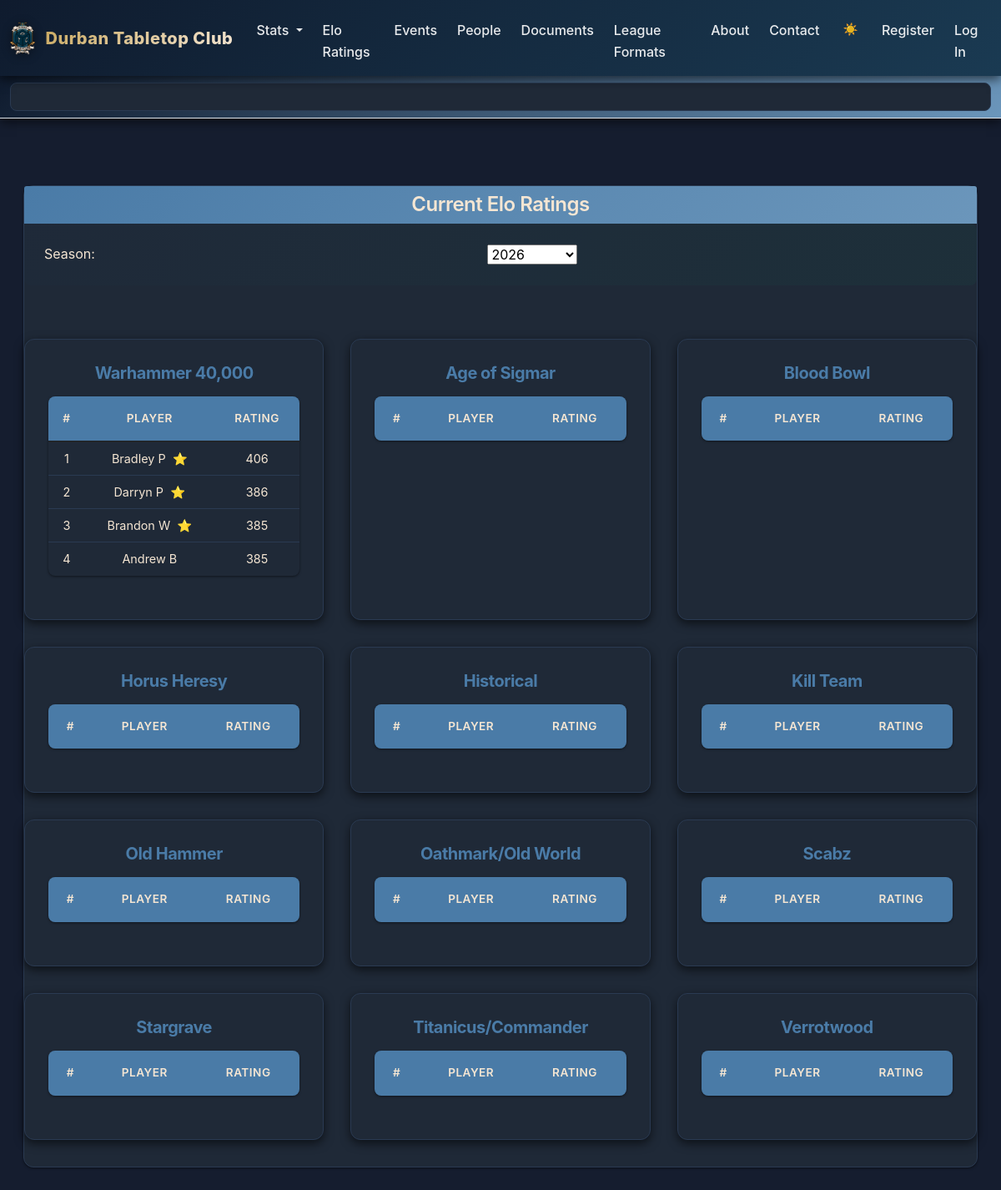
The app's page /elo_ratings, older data.
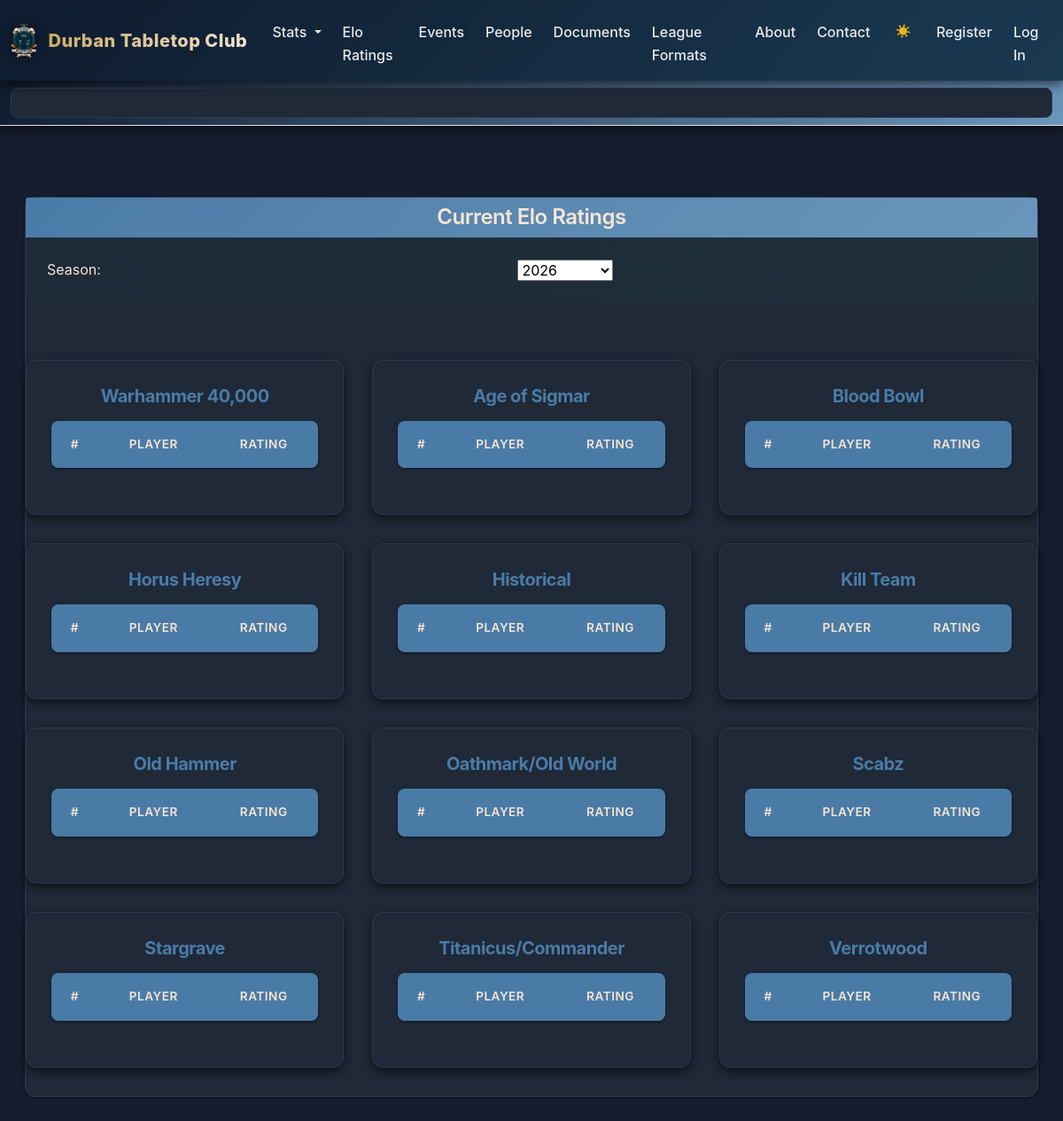
The same page, newer data.
### tables this page shows
CREATE TABLE systems (
    system_id          INTEGER PRIMARY KEY,
    "system_code"               TEXT NOT NULL UNIQUE,    -- e.g., 'AOS', '40K', 'BB', 'KT', 'TC', 'VW', 'SCABZ', 'SG', 'OLD', 'HH', 'OW', 'HIST'
    "system_name"               TEXT NOT NULL,
    category           TEXT NOT NULL CHECK (category IN ('AOS','40k','skirmish','mass_battle'))
);

CREATE TABLE ratings (
    player_id INTEGER NOT NULL,
    season_id INTEGER NOT NULL,
    system_id INTEGER NOT NULL,
    current_rating INTEGER NOT NULL, last_updated TEXT,
    PRIMARY KEY (player_id, season_id, system_id),
    FOREIGN KEY (player_id) REFERENCES users(user_id),
    FOREIGN KEY (season_id) REFERENCES seasons(season_id),
    FOREIGN KEY (system_id) REFERENCES systems(system_id)
);

CREATE TABLE users (
    user_id        INTEGER PRIMARY KEY,
    email          TEXT NOT NULL UNIQUE,
    "user_name"   TEXT NOT NULL,
    password_hash  TEXT NOT NULL,
    is_active      INTEGER NOT NULL DEFAULT 1,
    created_at     TEXT NOT NULL DEFAULT (datetime('now'))
, "full_name" TEXT NOT NULL, is_provisional INTEGER DEFAULT 0);

### routes/main.py (the view, shortened to what this page needs)
@main_bp.route("/elo_ratings", methods=["GET", "POST"])
def elo_ratings():
    try:
        with sqlite3.connect('GPTLeague.db') as connection:
            connection.row_factory = sqlite3.Row
            cursor = connection.cursor()
            latest_year_row = cursor.execute("SELECT MAX(year) AS latest_year FROM seasons").fetchone()
            latest_year = latest_year_row["latest_year"] if latest_year_row else CURRENT_YEAR()
            if request.method == "POST":
                selected_year = request.form.get("year")
                if selected_year and selected_year.isnumeric():
                    selected_year = int(selected_year)
            else:
                selected_year = latest_year
            user_stats = None
            systems_list = cursor.execute("""
                SELECT system_id, system_code, system_name
                FROM systems
                ORDER BY system_name
            """).fetchall()
            system_tables = {}
            for sys in systems_list:
                rows = cursor.execute("""
                    SELECT
                        u.user_id AS id,
                        u.full_name,
                        r.current_rating AS rating,
                        s.year,
                        s.name AS season_name,
                        COALESCE(sm.is_active, 0) AS system_member,
                        COALESCE(cm.is_member, 0) AS club_member
                    FROM users u
                    JOIN ratings r ON u.user_id = r.player_id
                    JOIN seasons s ON r.season_id = s.season_id
                    LEFT JOIN system_memberships sm
                        ON sm.user_id = r.player_id AND sm.system_id = r.system_id
                    LEFT JOIN club_memberships cm
                        ON cm.user_id = u.user_id AND cm.season_id = s.season_id
                    WHERE s.year = ? AND r.system_id = ? AND sm.is_active = 1
                    ORDER BY r.current_rating DESC
                """, (selected_year, sys["system_id"])).fetchall()
                users = [dict(row) for row in rows]
                for user in users:
                    user["rating"] = round(user["rating"]) if user["rating"] else 400
                    user["system_member"] = bool(user["system_member"])
                    user["club_member"] = bool(user["club_member"])
                system_tables[sys["system_code"]] = {
                    "system_name": sys["system_name"],
                    "users": users
                }
            system_tables_sorted = dict(
                sorted(system_tables.items(), key=lambda item: item[0])
            )
            years_seasons = all_seasons()
            return render_template(
                "elo_ratings.html",
                system_tables=system_tables_sorted,
                years=years_seasons,
                selected_year=selected_year,
                user_stats=user_stats
            )
    except Exception as e:
        logger.error(f"Error in elo_ratings: {str(e)}")
        return apology("An error occurred", 400)

### helpers.py (called while the page is built)
def all_seasons():
    try:
        with sqlite3.connect('GPTLeague.db') as connection:
            connection.row_factory = sqlite3.Row
            cursor = connection.cursor()
            return cursor.execute(
                "SELECT year FROM seasons WHERE status IN ('active','archived') ORDER BY year DESC"
            ).fetchall()
    except Exception as e:
        logger.error(f"Database error in all_seasons: {str(e)}")
        return []

### server.py (called while the page is built, shortened)
def inject_systems():
    with sqlite3.connect("GPTLeague.db") as conn:
        conn.row_factory = sqlite3.Row
        cursor = conn.cursor()
        systems_list = cursor.execute("SELECT system_id, system_name FROM systems").fetchall()
    return dict(systems=systems_list)

def inject_current_user():
    return dict(current_user=None)

### templates/elo_ratings.html (shortened to what this page needs)
{% extends "layout.html" %}
{% block main %}
<div class="league-container mb-4">
    <div class="card mb-4">
        <div class="card-header bg-primary text-white">
            <h3 class="mb-0">Current Elo Ratings</h3>
        </div>
    <div class="year-selector">
        <form method="post" class="form-inline">
            <label for="year">Season:</label>
            <select name="year" id="year" onchange="this.form.submit()">
                {% for y in years %}
                    <option value="{{ y.year }}" {% if y.year == selected_year %}selected{% endif %}>
                        {{ y.year }}
                    </option>
                {% endfor %}
            </select>
        </form>
    </div>
    <div class="systems-grid">
        {% for sys_code, sys_data in system_tables.items() %}
            <div class="system-card">
                <h3>{{ sys_data.system_name }}</h3>
                <table class="table table-sm table-hover">
                    <thead>
                        <tr>
                            <th>#</th>
                            <th>Player</th>
                            <th>Rating</th>
                        </tr>
                    </thead>
                    <tbody>
                        {% for user in sys_data.users if user.system_member %}
                            <tr>
                                <td>{{ loop.index }}</td>
                                <td>
                                    {{ user.full_name }}
                                    {% if user.club_member %}<span class="star">⭐</span>{% endif %}
                                </td>
                                <td>{{ user.rating }}</td>
                            </tr>
                        {% endfor %}
                    </tbody>
                </table>
            </div>
        {% endfor %}
    </div>
</div>
{% endblock %}

Row changes from the older to the newer data that the page shows:
removed ratings: full_name "Bradley P", rating "406", shown under systems "Warhammer 40,000"
removed ratings: full_name "Darryn P", rating "386", shown under systems "Warhammer 40,000"
removed ratings: full_name "Brandon W", rating "385", shown under systems "Warhammer 40,000"
removed ratings: full_name "Andrew B", rating "385", shown under systems "Warhammer 40,000"
